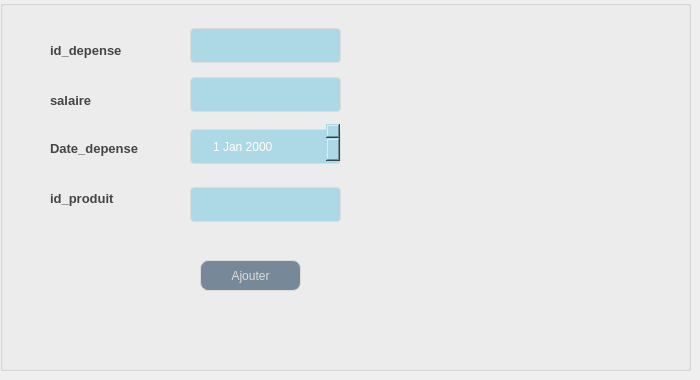
      <widget class="QWidget" name="tab">
       <attribute name="title">
        <string>Ajouter depense</string>
       </attribute>
       <widget class="QGroupBox" name="groupBox">
        <property name="geometry">
         <rect>
          <x>0</x>
          <y>0</y>
          <width>691</width>
          <height>371</height>
         </rect>
        </property>
        <property name="title">
         <string/>
        </property>
        <widget class="QLabel" name="label">
         <property name="geometry">
          <rect>
           <x>50</x>
           <y>40</y>
           <width>91</width>
           <height>20</height>
          </rect>
         </property>
         <property name="styleSheet">
          <string notr="true">background-color: transparent;
font: 8pt &quot;Castellar&quot;;
	color: #454544;
	font-weight: bold;
	font-size: 13px;
border:none;</string>
         </property>
         <property name="text">
          <string>id_depense</string>
         </property>
        </widget>
        <widget class="QLabel" name="label_2">
         <property name="geometry">
          <rect>
           <x>50</x>
           <y>90</y>
           <width>81</width>
           <height>20</height>
          </rect>
         </property>
         <property name="styleSheet">
          <string notr="true">background-color: transparent;
font: 8pt &quot;Castellar&quot;;
	color: #454544;
	font-weight: bold;
	font-size: 13px;
border:none;</string>
         </property>
         <property name="text">
          <string>salaire</string>
         </property>
        </widget>
        <widget class="QLabel" name="label_3">
         <property name="geometry">
          <rect>
           <x>50</x>
           <y>190</y>
           <width>131</width>
           <height>16</height>
          </rect>
         </property>
         <property name="styleSheet">
          <string notr="true">background-color: transparent;
font: 8pt &quot;Castellar&quot;;
	color: #454544;
	font-weight: bold;
	font-size: 13px;
border:none;</string>
         </property>
         <property name="text">
          <string>id_produit</string>
         </property>
        </widget>
        <widget class="QPushButton" name="BA">
         <property name="geometry">
          <rect>
           <x>200</x>
           <y>260</y>
           <width>101</width>
           <height>31</height>
          </rect>
         </property>
         <property name="styleSheet">
          <string notr="true">QPushButton {
	font: 87 8pt &quot;Segoe UI Black&quot;;
color: #dcdcdc;
background:#778899;
border: none;
border: 1px solid #DCDCDC;
border-radius: 8px;

}
QPushButton:hover {
color:#fff;
font: 87 8pt &quot;Segoe UI Black&quot;;
background:#ADD8E6;
border: none;
}</string>
         </property>
         <property name="text">
          <string>Ajouter</string>
         </property>
        </widget>
        <widget class="QLineEdit" name="lineEdit_iddepense">
         <property name="geometry">
          <rect>
           <x>190</x>
           <y>20</y>
           <width>151</width>
           <height>51</height>
          </rect>
         </property>
         <property name="styleSheet">
          <string notr="true">background-color: rgb(250, 211, 0);
font: 10pt &quot;Arial&quot;;
width: 100%;
  padding: 12px 20px;
  margin: 8px 0;
  display: inline-block;
  border: 1px solid #dcdcdc;
  border-radius: 4px;
  box-sizing: border-box;
  background: #ADD8E6;
  color: #FFFFFF;</string>
         </property>
        </widget>
        <widget class="QLineEdit" name="lineEdit_salaire">
         <property name="geometry">
          <rect>
           <x>190</x>
           <y>69</y>
           <width>151</width>
           <height>51</height>
          </rect>
         </property>
         <property name="styleSheet">
          <string notr="true">background-color: rgb(250, 211, 0);
font: 10pt &quot;Arial&quot;;
width: 100%;
  padding: 12px 20px;
  margin: 8px 0;
  display: inline-block;
  border: 1px solid #dcdcdc;
  border-radius: 4px;
  box-sizing: border-box;
  background: #ADD8E6;
  color: #FFFFFF;</string>
         </property>
        </widget>
        <widget class="QLineEdit" name="lineEdit_idproduit">
         <property name="geometry">
          <rect>
           <x>190</x>
           <y>179</y>
           <width>151</width>
           <height>51</height>
          </rect>
         </property>
         <property name="styleSheet">
          <string notr="true">background-color: rgb(250, 211, 0);
width: 100%;
  padding: 12px 20px;
  margin: 8px 0;
  display: inline-block;
  border: 1px solid #dcdcdc;
  border-radius: 4px;
  box-sizing: border-box;
  background: #ADD8E6;
  color: #FFFFFF;</string>
         </property>
        </widget>
        <widget class="QLabel" name="label_10">
         <property name="geometry">
          <rect>
           <x>50</x>
           <y>140</y>
           <width>121</width>
           <height>16</height>
          </rect>
         </property>
         <property name="styleSheet">
          <string notr="true">background-color: transparent;
font: 8pt &quot;Castellar&quot;;
	color: #454544;
	font-weight: bold;
	font-size: 13px;
border:none;</string>
         </property>
         <property name="text">
          <string>Date_depense</string>
         </property>
        </widget>
        <widget class="QDateEdit" name="DateEdit_depense">
         <property name="geometry">
          <rect>
           <x>190</x>
           <y>121</y>
           <width>151</width>
           <height>51</height>
          </rect>
         </property>
         <property name="styleSheet">
          <string notr="true">background-color: rgb(250, 211, 0);
font: 10pt &quot;Arial&quot;;
width: 100%;
  padding: 12px 20px;
  margin: 8px 0;
  display: inline-block;
  border: 1px solid #dcdcdc;
  border-radius: 4px;
  box-sizing: border-box;
  background: #ADD8E6;
  color: #FFFFFF;</string>
         </property>
        </widget>
       </widget>
      </widget>
